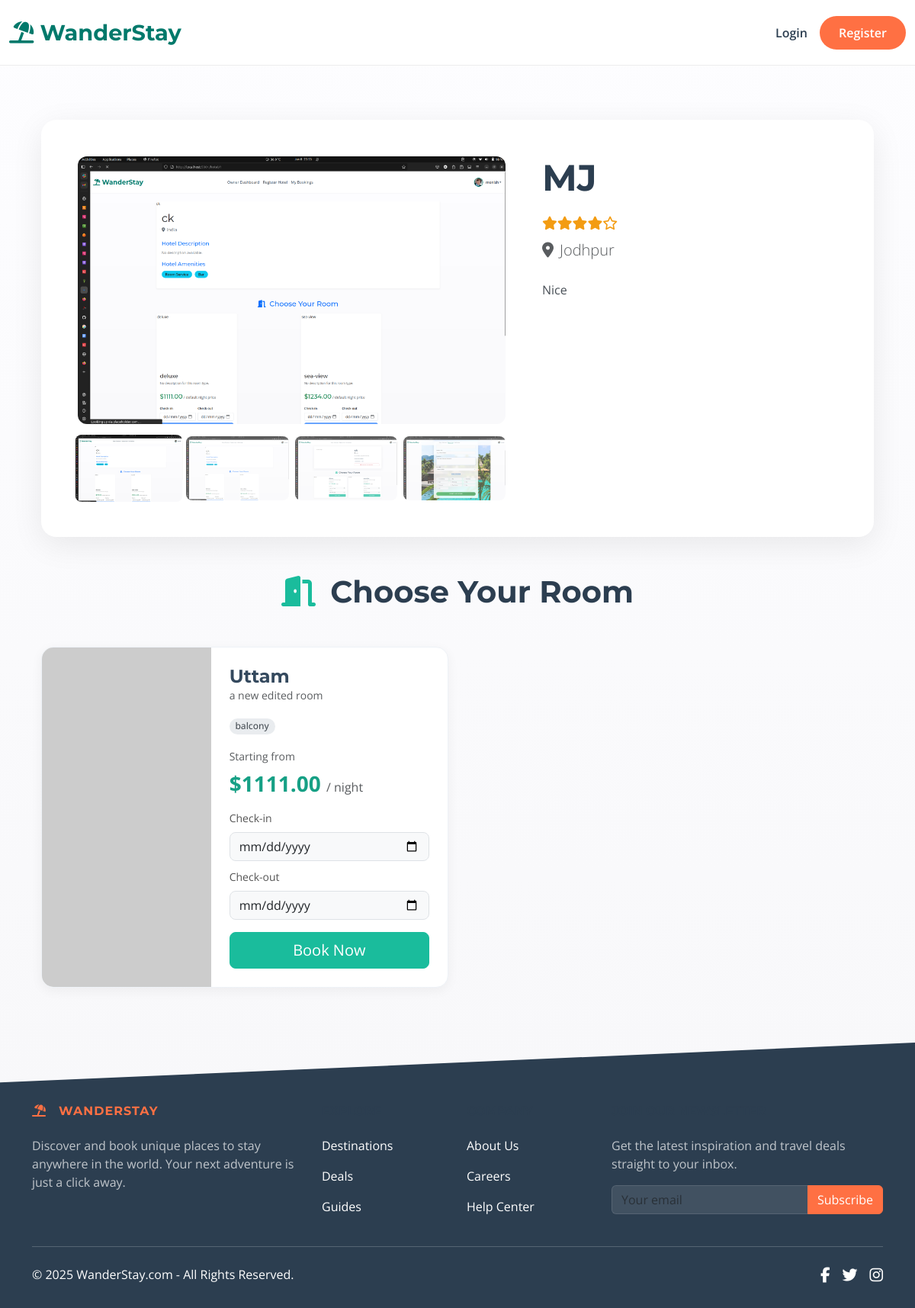
Screenshot of /hotel/3 with the database file from the repository.
### app.py (models this page shows, shortened)
class Hotel(db.Model):
    id = db.Column(db.Integer, primary_key=True)
    name = db.Column(db.String(100), nullable=False)
    location = db.Column(db.String(200), nullable=False)
    description = db.Column(db.Text, nullable=True)
    price_per_night = db.Column(db.Float, nullable=True)
    image_url = db.Column(db.String(255), nullable=True, default='https://via.placeholder.com/800x500.png?text=Main+Hotel+Image')
    owner_id = db.Column(db.Integer, db.ForeignKey('user.id', ondelete='CASCADE'), nullable=False)
    owner = db.relationship('User', back_populates='hotels')
    is_approved = db.Column(db.Boolean, default=False, nullable=False)
    star_rating = db.Column(db.Integer, nullable=True)
    amenities = db.relationship('Amenity', secondary=hotel_amenities, lazy='subquery', backref=db.backref('hotels', lazy=True))
    latitude = db.Column(db.Float, nullable=True)
    longitude = db.Column(db.Float, nullable=True)
    gallery_images = db.relationship('HotelImage', backref='hotel_ref', lazy='dynamic', cascade="all, delete-orphan")
    bookings = db.relationship('Booking', backref='hotel', lazy=True, foreign_keys='Booking.hotel_id', cascade="all, delete-orphan")
    wishlisted_by_users = db.relationship('Wishlist', backref='hotel', lazy='dynamic', cascade='all, delete-orphan')
    room_types = db.relationship('RoomType', backref='hotel', lazy='dynamic', cascade="all, delete-orphan")
    bookings = db.relationship('Booking', backref='hotel', lazy=True)
    def get_amenities_list(self): return [amenity.name for amenity in self.amenities]

class HotelImage(db.Model):
    id = db.Column(db.Integer, primary_key=True)
    hotel_id = db.Column(db.Integer, db.ForeignKey('hotel.id', ondelete='CASCADE'), nullable=False)
    filename = db.Column(db.String(255), nullable=False)

class RoomType(db.Model):
    id = db.Column(db.Integer, primary_key=True)
    hotel_id = db.Column(db.Integer, db.ForeignKey('hotel.id', ondelete='CASCADE'), nullable=False)
    name = db.Column(db.String(100), nullable=False)
    description = db.Column(db.Text, nullable=True)
    price_per_night = db.Column(db.Float, nullable=False)
    number_of_rooms = db.Column(db.Integer, nullable=False, default=1)
    amenities = db.Column(db.String(300), nullable=True)
    main_image_url = db.Column(db.String(255), nullable=True, default='https://via.placeholder.com/800x500.png?text=Room+Image')
    gallery_images = db.relationship('RoomImage', backref='room_type_ref', lazy='dynamic', cascade="all, delete-orphan")
    bookings = db.relationship('Booking', backref='room_type', lazy='dynamic', cascade="all, delete-orphan")
    availabilities = db.relationship('Availability', backref='room_type_ref', lazy='dynamic', cascade="all, delete-orphan")
    def get_amenities_list(self): return [a.strip() for a in self.amenities.split(',') if a.strip()] if self.amenities else []

### app.py (the view)
@app.route('/hotel/<int:hotel_id>')
def hotel_detail(hotel_id):
    hotel = Hotel.query.get_or_404(hotel_id)
    if not hotel.is_approved and (not current_user.is_authenticated or (current_user.role != 'admin' and current_user.id != hotel.owner_id)):
        flash("This hotel is not yet approved or does not exist.", "warning")
        return redirect(url_for('index'))
    room_types = hotel.room_types.order_by(RoomType.price_per_night.asc()).all()
    return render_template('hotel_detail.html', hotel=hotel, room_types=room_types, today=date.today().isoformat())

### app.py (called while the page is built)
@app.context_processor
def utility_processor():
    def is_hotel_in_wishlist(hotel_id):
        if current_user.is_authenticated:
            return Wishlist.query.filter_by(user_id=current_user.id, hotel_id=hotel_id).first() is not None
        return False
    return dict(is_hotel_in_wishlist=is_hotel_in_wishlist)

### templates/hotel_detail.html (shortened to what this page needs)
{% extends "base.html" %}
{% block content %}
<div class="container my-5">
    <div class="hero-section p-4 p-lg-5 mb-5">
        <div class="row g-5">
            <div class="col-lg-7">
                {% set main_image_src = hotel.image_url if hotel.image_url and (hotel.image_url.startswith('http') or hotel.image_url.startswith('/static')) else 'https://images.unsplash.com/photo-1542314831-068cd1dbb5eb?auto=format&fit=crop&w=1200&q=80' %}
                <img id="main-hotel-image" src="{{ main_image_src }}" alt="{{ hotel.name }} Main Image" class="img-fluid gallery-main-image w-100">
                {% set gallery_images = hotel.gallery_images.all() %}
                {% if gallery_images %}
                <div class="row g-2 mt-2">
                    <div class="col"><img src="{{ main_image_src }}" alt="Main Thumbnail" class="img-fluid gallery-thumbnail w-100 active" onclick="document.getElementById('main-hotel-image').src=this.src;"></div>
                    {% for image in gallery_images[:4] %}
                    <div class="col"><img src="{{ url_for('static', filename='uploads/hotel_images/' + image.filename) }}" alt="Thumbnail {{ loop.index }}" class="img-fluid gallery-thumbnail w-100" onclick="document.getElementById('main-hotel-image').src=this.src;"></div>
                    {% endfor %}
                </div>
                {% endif %}
            </div>
            <div class="col-lg-5 d-flex flex-column">
                 <h1 class="display-5 fw-bold" style="color: #2c3e50;">{{ hotel.name }}</h1>
                {% if hotel.star_rating %}<div class="my-2" style="font-size: 1.1rem; color: #f39c12;">{% for i in range(hotel.star_rating) %}<i class="fas fa-star"></i>{% endfor %}{% for i in range(5 - hotel.star_rating) %}<i class="far fa-star"></i>{% endfor %}</div>{% endif %}
                <p class="lead text-muted mb-4"><i class="fas fa-map-marker-alt me-2"></i>{{ hotel.location }}</p>
                <p style="color: #495057; line-height: 1.7;">{{ hotel.description or 'No description available for this hotel.' }}</p>
                <div class="mt-auto pt-4"></div>
            </div>
        </div>
    </div>
    <div class="text-center mb-5">
        <h2 class="display-6 fw-bold" style="color: #2c3e50;"><i class="fas fa-door-open me-2" style="color: #1abc9c;"></i> Choose Your Room</h2>
    </div>
    {% if room_types %}
    <div class="row row-cols-1 row-cols-lg-2 g-4">
        {% for room in room_types %}
        <div class="col">
            <div class="room-card h-100">
                <div class="row g-0 h-100">
                    {% set all_image_urls = [] %}
                    {% if room.main_image_url and (room.main_image_url.startswith('http') or room.main_image_url.startswith('/static')) %}
                        {% do all_image_urls.append(room.main_image_url) %}
                    {% endif %}
                    {% for img in room.gallery_images.all() %}
                        {% do all_image_urls.append(url_for('static', filename='uploads/hotel_images/' + img.filename)) %}
                    {% endfor %}
                    <div class="col-md-5 room-image-container"
                         data-bs-toggle="modal"
                         data-bs-target="#roomImageModal"
                         data-room-name="{{ room.name }}"
                         data-room-images='{{ all_image_urls|tojson|safe }}'>
                        {% set room_image_src = room.main_image_url if room.main_image_url and (room.main_image_url.startswith('http') or room.main_image_url.startswith('/static')) else 'https://images.unsplash.com/photo-1611892440504-42a792e24d32?auto=format&fit=crop&w=800&q=80' %}
                        <img src="{{ room_image_src }}" class="img-fluid h-100" alt="{{ room.name }}" style="object-fit: cover;">
                    </div>
                    <div class="col-md-7 d-flex flex-column">
                        <div class="card-body p-4 d-flex flex-column flex-grow-1">
                            <h4 class="card-title fw-bold" style="color: #34495e;">{{ room.name }}</h4>
                            <p class="card-text text-muted small flex-grow-1">{{ room.description or 'No description for this room type.' }}</p>
                            {% set room_amenities = room.get_amenities_list() %}
                            {% if room_amenities %}<div class="mb-3">{% for amenity in room_amenities[:3] %}<span class="badge rounded-pill" style="background-color: #e9ecef; color: #495057; font-weight: 500;">{{ amenity }}</span>{% endfor %}</div>{% endif %}
                            <div class="mt-auto">
                                <p class="card-text mb-2"><small class="text-muted">Starting from</small></p>
                                <p class="h3 fw-bold mb-3" style="color: #16a085;">${{ "%.2f"|format(room.price_per_night) }} <span class="fs-6 fw-normal text-muted">/ night</span></p>
                                <form action="{{ url_for('book_room', room_type_id=room.id) }}" method="POST">
                                    <div class="row g-2 align-items-end">
                                        <div class="col"><label for="check_in_{{ room.id }}" class="form-label small">Check-in</label><input type="date" name="check_in_date" id="check_in_{{ room.id }}" class="form-control" required min="{{ today }}"></div>
                                        <div class="col"><label for="check_out_{{ room.id }}" class="form-label small">Check-out</label><input type="date" name="check_out_date" id="check_out_{{ room.id }}" class="form-control" required min="{{ today }}"></div>
                                    </div>
                                    <div class="d-grid mt-3"><button type="submit" class="btn btn-primary btn-lg" style="background-color: #1abc9c; border-color: #1abc9c;">Book Now</button></div>
                                </form>
                            </div>
                        </div>
                    </div>
                </div>
            </div>
        </div>
        {% endfor %}
    </div>
    {% else %}
        <div class="text-center p-5" style="background-color: #fff; border-radius: 16px;"><p class="lead text-muted">There are currently no rooms available for this hotel. Please check back later.</p></div>
    {% endif %}
</div>
{% endblock %}

### templates/base.html (style rules this page uses)
:root { --primary-color: #00796B; --accent-color: #FF7043; --text-color-dark: #2c3e50; --text-color-light: #555; --background-light: #fdfdff; --background-soft: #f8f9fa; }
body { padding-top: 85px; font-family: 'Open Sans', sans-serif; background: linear-gradient(180deg, var(--background-light) 0%, #f7f7f9 100%); color: var(--text-color-light); }
h1, h2, h3, h4, h5, h6, .navbar-brand { font-family: 'Montserrat', sans-serif; color: var(--text-color-dark); }

### templates/hotel_detail.html (style rules this page uses)
body { background-color: #f8f9fa; }
.hero-section { background-color: #ffffff; border-radius: 20px; box-shadow: 0 10px 40px rgba(0,0,0,0.08); overflow: hidden; }
.gallery-main-image { border-radius: 12px; aspect-ratio: 16/10; object-fit: cover; }
.gallery-thumbnail { border-radius: 8px; cursor: pointer; opacity: 0.7; transition: opacity 0.2s ease, transform 0.2s ease; }
.gallery-thumbnail:hover, .gallery-thumbnail.active { opacity: 1; transform: scale(1.05); }
.room-card { background-color: #fff; border: 1px solid #eef2f7; border-radius: 16px; box-shadow: 0 4px 15px rgba(0,0,0,0.05); transition: all 0.3s ease; overflow: hidden; }
.room-card .form-control { background-color: #f8f9fa; border-radius: 8px; }
.room-image-container { position: relative; cursor: pointer; }

### rows the page displays
Hotel: image_url (picture), name "MJ", star_rating 4 (drawn), location "Jodhpur", description "Nice"
HotelImage: filename (picture)
HotelImage: filename (picture)
HotelImage: filename (picture)
RoomType: name "Uttam", description "a new edited room", amenities "balcony", price_per_night "1111.00"
